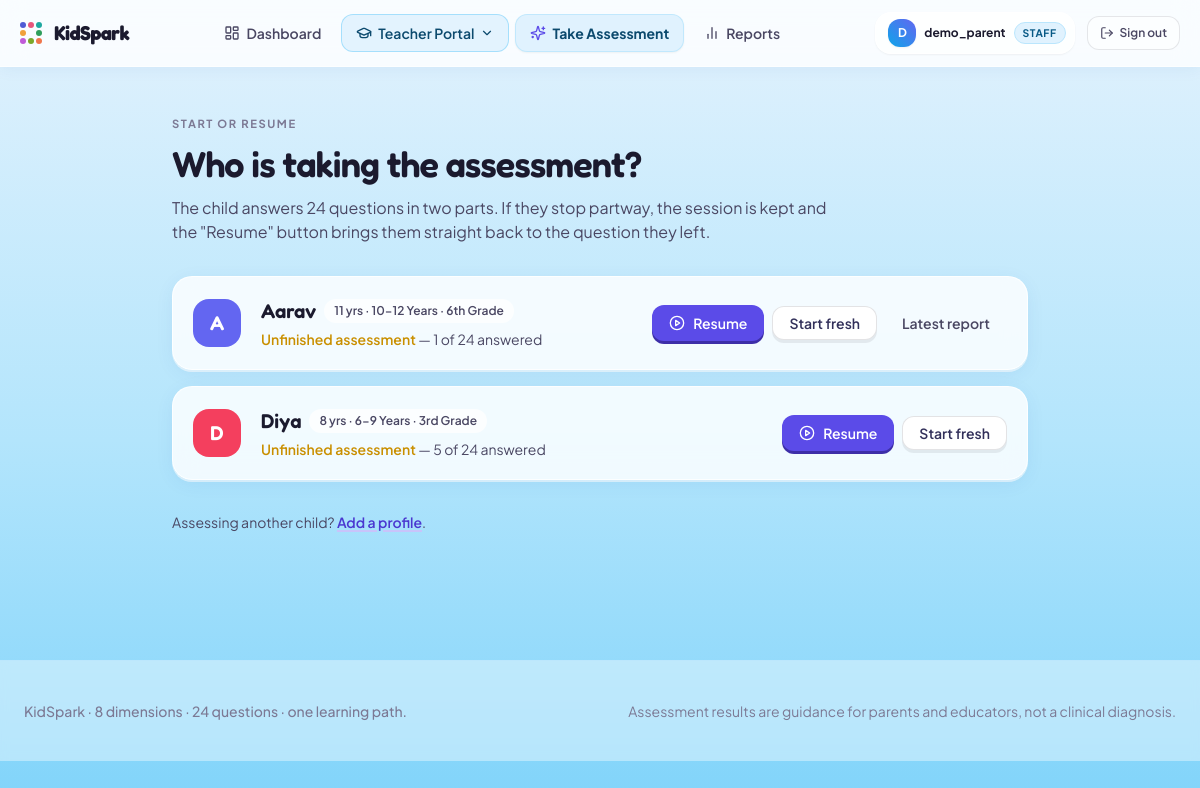
/assessments/select/ (signed in), run on an earlier commit of the app's database.
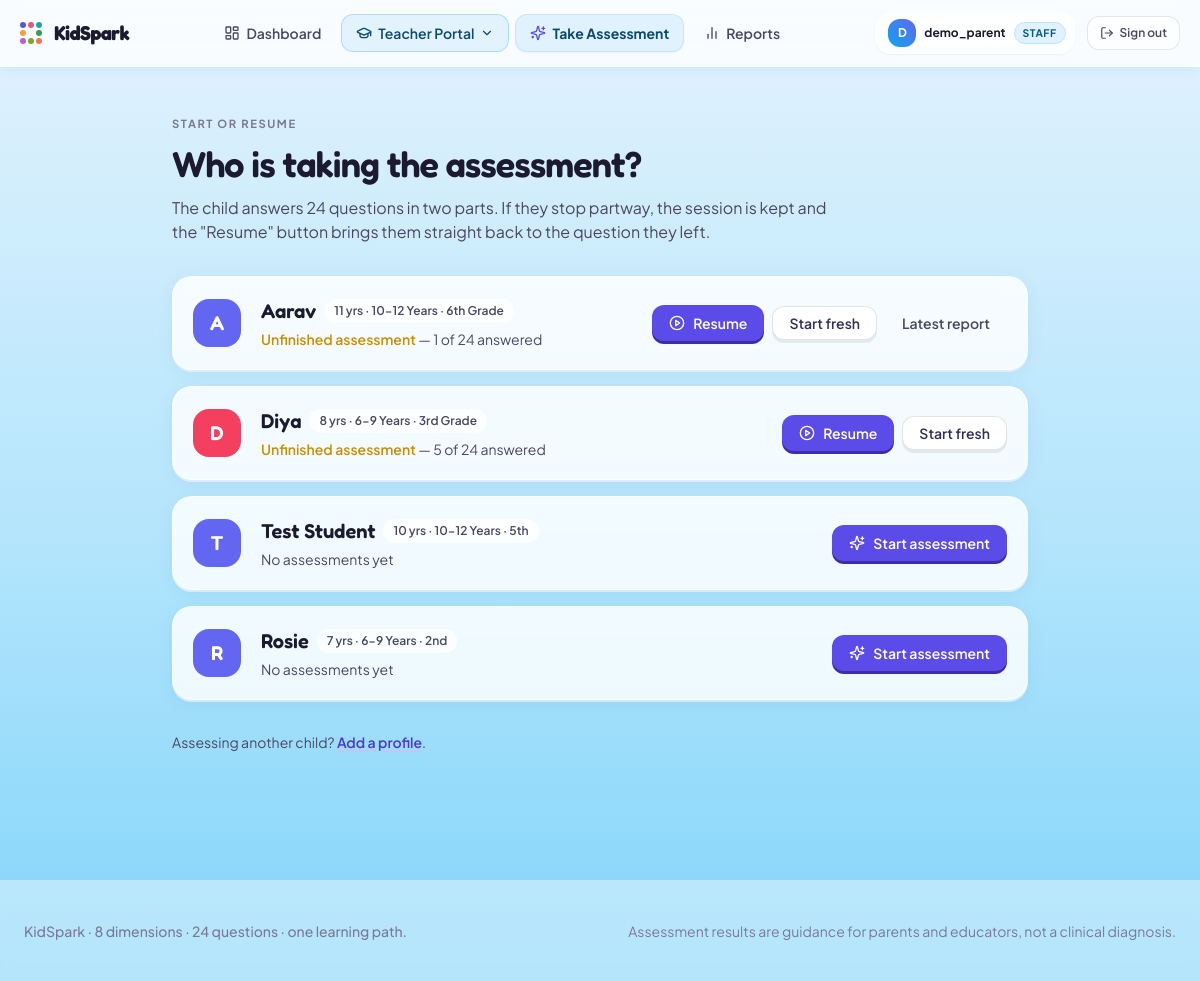
And on a later commit of the database.
### accounts/models.py (models this page shows, shortened)
class ChildProfile(models.Model):
    AGE_GROUP_CHOICES = [
        ('JUNIOR', '6-9 Years'),
        ('MIDDLE', '10-12 Years'),
        ('SENIOR', '13-16 Years'),
    ]
    parent = models.ForeignKey(
        User, on_delete=models.CASCADE, related_name='children'
    )
    classroom = models.ForeignKey(
        Classroom, on_delete=models.SET_NULL, null=True, blank=True, related_name='students'
    )
    name = models.CharField(max_length=100)
    age = models.PositiveIntegerField(
        validators=[MinValueValidator(MIN_AGE), MaxValueValidator(MAX_AGE)]
    )
    age_group = models.CharField(
        max_length=10, choices=AGE_GROUP_CHOICES, blank=True
    )
    grade = models.CharField(max_length=50)
    avatar_color = models.CharField(max_length=20, default='indigo')
    created_at = models.DateTimeField(auto_now_add=True)
    class Meta:
        ordering = ['created_at', 'id']
    @property
    def age_group_label(self):
        return dict(self.AGE_GROUP_CHOICES).get(self.age_group, self.age_group)
    @property
    def initials(self):
        return self.name.strip()[:1].upper() or '?'
    @property
    def completed_sessions(self):
        return self.sessions.filter(is_completed=True)
    @property
    def completed_count(self):
        return self.completed_sessions.count()
    @property
    def active_session(self):
        return self.sessions.filter(is_completed=False).order_by('-started_at').first()
    @property
    def latest_result(self):
        from analytics.models import AssessmentResult
        return (
            AssessmentResult.objects.filter(session__child=self, session__is_completed=True)
            .order_by('-generated_at')
            .first()
        )

### assessments/models.py (models this page shows, shortened)
class AssessmentSession(models.Model):
    child = models.ForeignKey(
        ChildProfile, on_delete=models.CASCADE, related_name='sessions'
    )
    started_at = models.DateTimeField(auto_now_add=True)
    completed_at = models.DateTimeField(null=True, blank=True)
    is_completed = models.BooleanField(default=False)
    current_question_index = models.PositiveIntegerField(default=0)
    class Meta:
        ordering = ['-started_at']
    @property
    def total_questions(self):
        return self.questions.count()
    @property
    def answered_count(self):
        return self.responses.count()
    @property
    def questions(self):
        return Question.objects.for_age_group(self.child.age_group)

### assessments/views.py (the view)
# urls.py: path('select/', views.select_test, name='select_test'),
@login_required
def select_test(request):
    children = request.user.children.all()
    selected_child = None
    child_id = request.GET.get('child')
    if child_id:
        selected_child = children.filter(id=child_id).first()
    rows = []
    for child in children:
        rows.append({
            'child': child,
            'active_session': child.active_session,
            'completed_count': child.completed_count,
            'latest_result': child.latest_result,
        })
    return render(request, 'assessments/select_test.html', {
        'rows': rows,
        'selected_child': selected_child,
        'has_children': bool(rows),
    })

### assessments/models.py (called while the page is built)
    def for_age_group(self, age_group):
        return self.filter(age_group__in=['ALL', age_group])

### templates/assessments/select_test.html (shortened to what this page needs)
{% extends 'base.html' %}
{% load spark %}
{% block content %}
<section class="mx-auto max-w-4xl px-5 py-12">
  <p class="eyebrow">Start or resume</p>
  <h1 class="mt-3 font-display text-4xl font-semibold tracking-tight text-ink">Who is taking the assessment?</h1>
  <p class="mt-3 max-w-2xl text-ink-soft">
    The child answers 24 questions in two parts. If they stop partway, the session is kept and
    the "Resume" button brings them straight back to the question they left.
  </p>
  {% if not has_children %}
    <div class="card mt-8 p-8">
      <span class="flex h-14 w-14 items-center justify-center rounded-2xl bg-spark-50 text-spark-600" aria-hidden="true">
        <i data-lucide="hand" class="h-7 w-7"></i>
      </span>
      <h2 class="mt-3 font-display text-2xl font-semibold text-ink">Add a child profile first</h2>
      <p class="mt-2 max-w-lg text-ink-soft">
        Name, age and grade are all we need. The age picks the right question band.
      </p>
      <a href="{% url 'accounts:child_create' %}" class="btn btn-primary mt-5">Add a child profile</a>
    </div>
  {% else %}
    <ul class="mt-8 space-y-4">
      {% for row in rows %}
        <li class="card flex flex-wrap items-center gap-5 p-5
                   {% if selected_child and selected_child.id == row.child.id %}ring-2 ring-spark-400{% endif %}">
          <div class="flex h-12 w-12 flex-none items-center justify-center rounded-2xl font-display text-xl font-semibold text-white
                      {% if row.child.avatar_color == 'rose' %}bg-rose-500
                      {% elif row.child.avatar_color == 'emerald' %}bg-emerald-500
                      {% elif row.child.avatar_color == 'amber' %}bg-amber-500
                      {% elif row.child.avatar_color == 'sky' %}bg-sky-500
                      {% elif row.child.avatar_color == 'violet' %}bg-violet-500
                      {% else %}bg-indigo-500{% endif %}">
            {{ row.child.initials }}
          </div>
          <div class="min-w-0 flex-1">
            <div class="flex flex-wrap items-center gap-2">
              <h2 class="font-display text-xl font-semibold text-ink">{{ row.child.name }}</h2>
              <span class="rounded-full bg-paper px-2.5 py-1 text-xs font-semibold text-ink-soft">
                {{ row.child.age }} yrs · {{ row.child.age_group_label }} · {{ row.child.grade }}
              </span>
            </div>
            <p class="mt-1 text-sm text-ink-soft">
              {% if row.active_session %}
                <span class="font-semibold text-sunbeam-600">Unfinished assessment</span>
                — {{ row.active_session.answered_count }} of {{ row.active_session.total_questions }} answered
              {% elif row.latest_result %}
                Last report: {{ row.latest_result.persona_title }} · {{ row.completed_count }} completed
              {% else %}
                No assessments yet
              {% endif %}
            </p>
          </div>
          <div class="flex flex-wrap items-center gap-2">
            {% if row.active_session %}
              <a href="{% url 'assessments:session' row.active_session.id %}" class="btn btn-primary btn-sm">
                <i data-lucide="play-circle" class="h-4 w-4"></i> Resume
              </a>
              <a href="{% url 'assessments:start_test' row.child.id %}" class="btn btn-ghost btn-sm">Start fresh</a>
            {% else %}
              <a href="{% url 'assessments:start_test' row.child.id %}" class="btn btn-primary btn-sm">
                <i data-lucide="sparkles" class="h-4 w-4"></i> Start assessment
              </a>
            {% endif %}
            {% if row.latest_result %}
              <a href="{% url 'analytics:report_detail' row.latest_result.session_id %}" class="btn btn-quiet btn-sm">
                Latest report
              </a>
            {% endif %}
          </div>
        </li>
      {% endfor %}
    </ul>
    <p class="mt-8 text-sm text-ink-soft">
      Assessing another child?
      <a href="{% url 'accounts:child_create' %}" class="font-semibold text-spark-600 underline decoration-spark-200 decoration-2 underline-offset-2 hover:decoration-spark-500">Add a profile</a>.
    </p>
  {% endif %}
</section>
{% endblock %}

### templates/base.html (shortened to what this page needs)
{% load static %}<!DOCTYPE html>
<html lang="en">
<head>
  <script src="https://cdn.tailwindcss.com"></script>
  <link rel="stylesheet" href="{% static 'css/custom.css' %}?v=ocean1">
</head>
<body class="min-h-screen bg-ocean font-sans text-ink antialiased relative selection:bg-sky-200 selection:text-sky-900 {% block body_class %}{% endblock %}"
      hx-headers='{"X-CSRFToken": "{{ csrf_token }}"}'>
  <div class="pointer-events-none fixed inset-0 z-0 overflow-hidden print:hidden" aria-hidden="true">
  </div>
  {% include 'partials/navbar.html' %}
  <main id="main" class="relative z-10">
    {% block content %}{% endblock %}
  </main>
  {% include 'partials/footer.html' %}
</body>
</html>

### templates/partials/navbar.html (shortened to what this page needs)
{% load static %}
<header x-data="{ mobileOpen: false, educatorOpen: false }"
        class="sticky top-0 z-30 border-b border-white/60 bg-white/80 backdrop-blur-md shadow-[0_2px_16px_rgba(13,71,161,0.06)] print:hidden">
  <div class="mx-auto flex max-w-7xl items-center justify-between gap-4 px-5 py-3">
    <a href="{% url 'home' %}" class="group flex items-center gap-3 transition">
      <span class="spark-mark transition group-hover:scale-105" aria-hidden="true">
        <span></span><span></span><span></span>
        <span></span><span></span><span></span>
        <span></span><span></span>
      </span>
      <div class="flex flex-col">
        <span class="font-display text-xl font-bold tracking-tight text-ink">KidSpark</span>
      </div>
    </a>
    <nav class="hidden md:flex items-center gap-1.5 text-sm font-semibold">
      {% if user.is_authenticated %}
        <a href="{% url 'accounts:dashboard' %}"
           class="flex items-center gap-1.5 rounded-xl px-3.5 py-2 transition
                  {% if request.path == '/accounts/dashboard/' %}bg-sky-100 text-sky-900 font-bold border border-sky-200/80 shadow-sm{% else %}text-ink-soft hover:bg-sky-100/60 hover:text-sky-800{% endif %}">
          <i data-lucide="layout-dashboard" class="h-4 w-4"></i>
          <span>Dashboard</span>
        </a>
        {% if user.is_staff %}
          <div class="relative" @click.away="educatorOpen = false">
            <button type="button"
                    @click="educatorOpen = !educatorOpen"
                    class="flex items-center gap-1.5 rounded-xl px-3.5 py-2 transition
                           {% if '/teacher/' in request.path %}bg-sky-500 text-white font-bold shadow-lift{% else %}bg-sky-100/90 text-sky-900 border border-sky-300/60 hover:bg-sky-200/90{% endif %}">
              <i data-lucide="graduation-cap" class="h-4 w-4"></i>
              <span>Teacher Portal</span>
              <i data-lucide="chevron-down" class="h-3.5 w-3.5 transition-transform duration-200" :class="{ 'rotate-180': educatorOpen }"></i>
            </button>
          </div>
        {% endif %}
        <a href="{% url 'assessments:select_test' %}"
           class="flex items-center gap-1.5 rounded-xl px-3.5 py-2 transition
                  {% if '/assessments/select/' in request.path or '/assessments/session/' in request.path %}bg-sky-100 text-sky-900 font-bold border border-sky-200/80 shadow-sm{% else %}text-ink-soft hover:bg-sky-100/60 hover:text-sky-800{% endif %}">
          <i data-lucide="sparkles" class="h-4 w-4 text-spark-500"></i>
          <span>Take Assessment</span>
        </a>
        <a href="{% url 'analytics:all_reports' %}"
           class="flex items-center gap-1.5 rounded-xl px-3.5 py-2 transition
                  {% if '/analytics/' in request.path %}bg-sky-100 text-sky-900 font-bold border border-sky-200/80 shadow-sm{% else %}text-ink-soft hover:bg-sky-100/60 hover:text-sky-800{% endif %}">
          <i data-lucide="bar-chart-2" class="h-4 w-4"></i>
          <span>Reports</span>
        </a>
      {% endif %}
    </nav>
    <div class="hidden md:flex items-center gap-3">
      {% if user.is_authenticated %}
        <div class="flex items-center gap-2 rounded-2xl bg-white/70 border border-white/80 py-1.5 pl-3 pr-2 shadow-sm">
          <span class="flex h-7 w-7 items-center justify-center rounded-xl bg-gradient-to-tr from-sky-500 to-indigo-500 text-xs font-bold text-white shadow-sm">
            {{ user.username|slice:":1"|upper }}
          </span>
          <span class="text-xs font-bold text-ink truncate max-w-[120px]">
            {{ user.username }}
          </span>
          {% if user.is_staff %}
            <span class="rounded-full bg-sky-100 px-2 py-0.5 text-[0.65rem] font-bold uppercase tracking-wider text-sky-800 border border-sky-200">
              Staff
            </span>
          {% endif %}
        </div>
        <form method="post" action="{% url 'accounts:logout' %}" class="inline">
          <button type="submit"
                  class="flex items-center gap-1.5 rounded-xl border border-ink/10 bg-white/50 px-3 py-2 text-xs font-semibold text-ink-soft transition hover:border-coral-300 hover:bg-coral-50 hover:text-coral-600"
                  title="Sign out">
            <i data-lucide="log-out" class="h-3.5 w-3.5"></i>
            <span>Sign out</span>
          </button>
        </form>
      {% endif %}
    </div>
  </div>
</header>

### templates/partials/footer.html
<footer class="mt-20 border-t border-sky-200/50 bg-white/40 backdrop-blur-sm px-5 py-10 print:hidden">
  <div class="mx-auto flex max-w-6xl flex-col gap-4 text-sm text-ink-mute sm:flex-row sm:items-center sm:justify-between">
    <p class="font-medium">
      KidSpark · 8 dimensions · 24 questions · one learning path.
    </p>
    <p>
      Assessment results are guidance for parents and educators, not a clinical diagnosis.
    </p>
  </div>
</footer>

### static/css/custom.css (style rules this page uses)
.bg-ocean { background: linear-gradient(180deg, #E3F2FD 0%, #B3E5FC 55%, #81D4FA 100%) no-repeat fixed; background-size: cover; min-height: 100vh; }
.spark-mark { display: grid; grid-template-columns: repeat(3, 1fr); grid-template-rows: repeat(3, 1fr); gap: 2px; width: 22px; height: 22px; flex: none; }
.spark-mark > span { border-radius: 9999px; background: #C8C4FB; transform-origin: center; transition: transform .35s cubic-bezier(.34, 1.56, .64, 1), background-color .35s ease; }
.spark-mark > span:nth-child(1) { background: #4F5BD5; }
.spark-mark > span:nth-child(2) { background: #E8567C; }
.spark-mark > span:nth-child(3) { background: #1FA8A0; }
.spark-mark > span:nth-child(4) { background: #F0A03C; }
.spark-mark > span:nth-child(5) { background: #2E9E5B; }
.spark-mark > span:nth-child(6) { background: #C05BD8; }
.spark-mark > span:nth-child(7) { background: #7BA82A; }
.spark-mark > span:nth-child(8) { background: #F0764C; }
.spark-mark, .spark-dial > .ring { grid-template-areas: "a b c" "d x e" "f g h"; }
.spark-mark > span:nth-child(1), .spark-dial > .ring > span:nth-child(1) { grid-area: a; }
.spark-mark > span:nth-child(2), .spark-dial > .ring > span:nth-child(2) { grid-area: b; }
.spark-mark > span:nth-child(3), .spark-dial > .ring > span:nth-child(3) { grid-area: c; }
.spark-mark > span:nth-child(4), .spark-dial > .ring > span:nth-child(4) { grid-area: d; }
.spark-mark > span:nth-child(5), .spark-dial > .ring > span:nth-child(5) { grid-area: e; }
.spark-mark > span:nth-child(6), .spark-dial > .ring > span:nth-child(6) { grid-area: f; }
.spark-mark > span:nth-child(7), .spark-dial > .ring > span:nth-child(7) { grid-area: g; }
.spark-mark > span:nth-child(8), .spark-dial > .ring > span:nth-child(8) { grid-area: h; }
.btn { display: inline-flex; align-items: center; justify-content: center; gap: 0.5rem; border-radius: 0.875rem; padding: 0.75rem 1.35rem; font-weight: 600; font-size: 0.95rem; line-height: 1; border: 1px solid transparent; transition: transform .12s ease, box-shadow .12s ease, background-color .18s ease, color .18s ease, border-color .18s ease; cursor: pointer; }
.btn-sm { padding: 0.55rem 1rem; font-size: 0.875rem; border-radius: 0.75rem; }
.btn-primary { background: #5B4BE8; color: #fff; box-shadow: 0 3px 0 0 #3D2EA8; }
.btn-ghost { background: #fff; color: #32305a; border-color: rgba(27, 26, 46, 0.12); box-shadow: 0 3px 0 0 rgba(27, 26, 46, 0.08); }
.btn-quiet { background: transparent; color: #4A4763; }
.card { background: rgba(255, 255, 255, 0.82); backdrop-filter: blur(12px); -webkit-backdrop-filter: blur(12px); border: 1px solid rgba(255, 255, 255, 0.8); border-radius: 1.25rem; box-shadow: 0 4px 20px -2px rgba(13, 71, 161, 0.08), 0 2px 0 0 rgba(255, 255, 255, 0.6); }
.eyebrow { font-size: 0.7rem; font-weight: 700; letter-spacing: 0.14em; text-transform: uppercase; color: #7C7994; }

What changed in the data, as far as the page shows it:
added ChildProfile: child.initials "T", child.name "Test Student", child.age "10", child.age_group_label "10-12 Years", child.grade "5th", shows "No assessments yet", shows "Start assessment"
added ChildProfile: child.initials "R", child.name "Rosie", child.age "7", child.age_group_label "6-9 Years", child.grade "2nd", shows "No assessments yet", shows "Start assessment"
